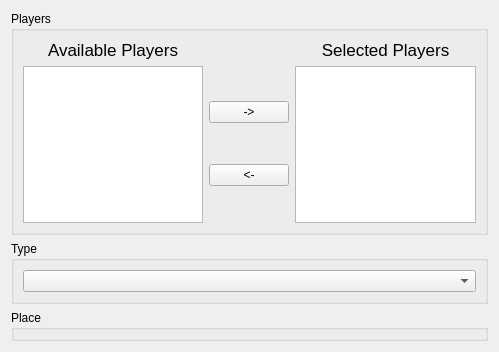
<?xml version="1.0" encoding="UTF-8"?>
<ui version="4.0">
 <class>LiveGameGeneralOptionsWidget</class>
 <widget class="QWizardPage" name="LiveGameGeneralOptionsWidget">
  <property name="geometry">
   <rect>
    <x>0</x>
    <y>0</y>
    <width>499</width>
    <height>352</height>
   </rect>
  </property>
  <property name="windowTitle">
   <string>WizardPage</string>
  </property>
  <layout class="QVBoxLayout" name="verticalLayout_2">
   <item>
    <widget class="QGroupBox" name="groupBox">
     <property name="title">
      <string>Players</string>
     </property>
     <layout class="QGridLayout" name="gridLayout">
      <item row="0" column="0">
       <widget class="QLabel" name="label">
        <property name="text">
         <string>&lt;!DOCTYPE HTML PUBLIC &quot;-//W3C//DTD HTML 4.0//EN&quot; &quot;http://www.w3.org/TR/REC-html40/strict.dtd&quot;&gt;
&lt;html&gt;&lt;head&gt;&lt;meta name=&quot;qrichtext&quot; content=&quot;1&quot; /&gt;&lt;style type=&quot;text/css&quot;&gt;
p, li { white-space: pre-wrap; }
&lt;/style&gt;&lt;/head&gt;&lt;body style=&quot; font-family:'Ubuntu'; font-size:8pt; font-weight:400; font-style:normal;&quot;&gt;
&lt;p align=&quot;center&quot; style=&quot; margin-top:0px; margin-bottom:0px; margin-left:0px; margin-right:0px; -qt-block-indent:0; text-indent:0px;&quot;&gt;&lt;span style=&quot; font-family:'Lucida Grande'; font-size:13pt;&quot;&gt;Available Players&lt;/span&gt;&lt;/p&gt;&lt;/body&gt;&lt;/html&gt;</string>
        </property>
       </widget>
      </item>
      <item row="0" column="2">
       <widget class="QLabel" name="label_2">
        <property name="text">
         <string>&lt;!DOCTYPE HTML PUBLIC &quot;-//W3C//DTD HTML 4.0//EN&quot; &quot;http://www.w3.org/TR/REC-html40/strict.dtd&quot;&gt;
&lt;html&gt;&lt;head&gt;&lt;meta name=&quot;qrichtext&quot; content=&quot;1&quot; /&gt;&lt;style type=&quot;text/css&quot;&gt;
p, li { white-space: pre-wrap; }
&lt;/style&gt;&lt;/head&gt;&lt;body style=&quot; font-family:'Lucida Grande'; font-size:13pt; font-weight:400; font-style:normal;&quot;&gt;
&lt;p align=&quot;center&quot; style=&quot; margin-top:0px; margin-bottom:0px; margin-left:0px; margin-right:0px; -qt-block-indent:0; text-indent:0px;&quot;&gt;Selected Players&lt;/p&gt;&lt;/body&gt;&lt;/html&gt;</string>
        </property>
       </widget>
      </item>
      <item row="1" column="0">
       <widget class="QListWidget" name="listWidgetAllPlayers">
        <property name="selectionMode">
         <enum>QAbstractItemView::ExtendedSelection</enum>
        </property>
       </widget>
      </item>
      <item row="1" column="1">
       <layout class="QVBoxLayout" name="verticalLayout">
        <item>
         <widget class="QPushButton" name="pushButtonSelect">
          <property name="text">
           <string>-&gt;</string>
          </property>
         </widget>
        </item>
        <item>
         <widget class="QPushButton" name="pushButtonDeselect">
          <property name="text">
           <string>&lt;-</string>
          </property>
         </widget>
        </item>
       </layout>
      </item>
      <item row="1" column="2">
       <widget class="QListWidget" name="listWidgetSelectedPlayers">
        <property name="selectionMode">
         <enum>QAbstractItemView::ExtendedSelection</enum>
        </property>
       </widget>
      </item>
     </layout>
    </widget>
   </item>
   <item>
    <widget class="QGroupBox" name="groupBox_2">
     <property name="title">
      <string>Type</string>
     </property>
     <layout class="QVBoxLayout" name="verticalLayout_3">
      <item>
       <widget class="QComboBox" name="comboBoxGameType"/>
      </item>
     </layout>
    </widget>
   </item>
   <item>
    <widget class="QGroupBox" name="groupBox_3">
     <property name="title">
      <string>Place</string>
     </property>
    </widget>
   </item>
  </layout>
 </widget>
 <resources/>
 <connections/>
</ui>
